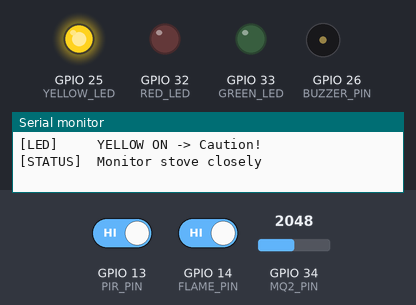
A sketch run on a simulated ESP32. Parts: output pins drawn as LEDs (lit = HIGH), buzzer (waves = sounding, pin HIGH), the last lines printed to the serial monitor. Inputs (shaded band) come from the test bench; at power-on: GPIO 34 (MQ2_PIN) = 2048, GPIO 13 (PIR_PIN) HIGH, GPIO 14 (FLAME_PIN) HIGH. Random numbers use the default seed unless the sketch sets one.

Above: at 6.2 s.
6.3 s: GPIO 34 (MQ2_PIN) set to 1238
11.1 s: GPIO 34 (MQ2_PIN) set to 1173
At 13.7 s:
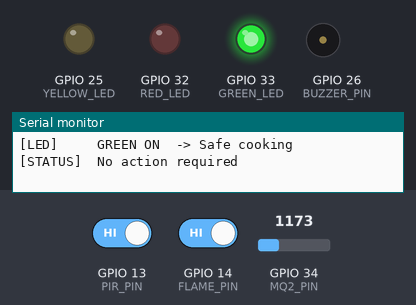
15.9 s: GPIO 13 (PIR_PIN) driven LOW
22.5 s: GPIO 14 (FLAME_PIN) driven LOW
At 27.8 s:
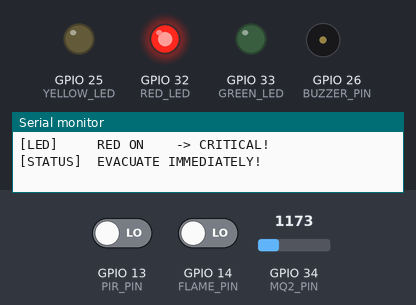
28.0 s: GPIO 14 (FLAME_PIN) driven HIGH
At 29.5 s:
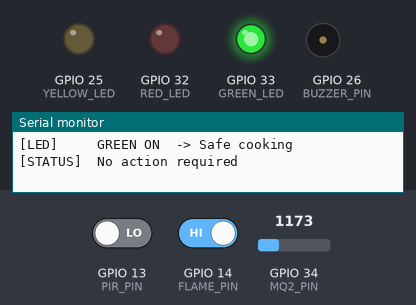
32.8 s: GPIO 34 (MQ2_PIN) set to 2540
At 33.31 s:
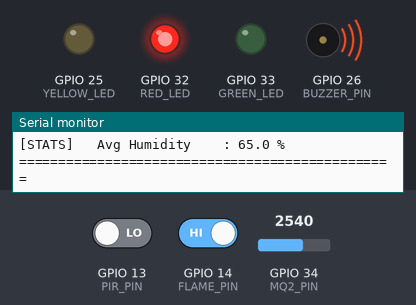
Timing chart, 0 to 38.6 s (numbered marks = the images above; inputs shaded):
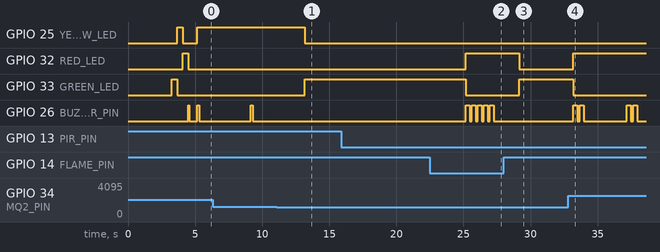

The sketch:

KitchenGuard.ino
```cpp
/*
 * KitchenGuard v1.0 - AI Kitchen Safety System
 * Multi-Sensor Embedded ML Safety Platform
 *
 * Sensors  : DHT22, MQ2, PIR, Flame
 * Outputs  : Green/Yellow/Red LED + Buzzer
 * ML Model : Random Forest Classifier
 * Author   : KitchenGuard Team
 * Version  : 1.0.0
 */

// ── Pin Configuration ─────────────────────────────────────────────────────────
#define BUZZER_PIN     26
#define GREEN_LED      33
#define YELLOW_LED     25
#define RED_LED        32
#define MQ2_PIN        34
#define PIR_PIN        13
#define FLAME_PIN      14

// ── ML Model Thresholds ───────────────────────────────────────────────────────
#define TEMP_SAFE_MAX      45.0
#define TEMP_MODERATE_MAX  65.0
#define TEMP_HIGH_MAX      85.0
#define GAS_SAFE_MAX       600
#define GAS_MODERATE_MAX   1200
#define GAS_HIGH_MAX       2500
#define HUM_SAFE_MIN       50.0
#define HUM_MODERATE_MIN   35.0

// ── System Configuration ──────────────────────────────────────────────────────
#define SENSOR_READ_INTERVAL  4000
#define SERIAL_BAUD           115200
#define SYSTEM_BOOT_DELAY     1000
#define LED_TEST_DELAY        400

// ── Timing Variables ──────────────────────────────────────────────────────────
unsigned long lastSensorRead = 0;
unsigned long systemUptime   = 0;
unsigned long totalReadings  = 0;

// ── Running Statistics ────────────────────────────────────────────────────────
float avgTemp   = 0;
float avgHum    = 0;
int   readCount = 0;

// ── Sensor Data Structure ─────────────────────────────────────────────────────
struct SensorReading {
  float  temperature;
  float  humidity;
  int    gasLevel;
  int    motionStatus;
  int    flameStatus;
  float  tempGasIndex;
  int    dangerScore;
  String riskLevel;
};

// ═════════════════════════════════════════════════════════════════════════════
// Forward Declarations
// ═════════════════════════════════════════════════════════════════════════════
SensorReading collectSensorData();
String        runMLClassifier(SensorReading &s);
float         computeTempGasIndex(float temp, int gas);
int           computeDangerScore(SensorReading &s);
void          applyRiskOutput(SensorReading &s);
void          printSystemHeader();
void          printSensorReport(SensorReading &s);
void          printMLAnalysis(SensorReading &s);
void          printSystemStats();
void          setLEDState(bool g, bool y, bool r);
void          buzzAlert(int times, int onMs, int offMs);
void          runStartupDiagnostics();
void          updateStatistics(SensorReading &s);
String        getGasDescription(int gas);
String        getTempDescription(float temp);
String        getHumidityDescription(float hum);
String        getMotionDescription(int motion);
String        getFlameDescription(int flame);

// ═════════════════════════════════════════════════════════════════════════════
void setup() {
  Serial.begin(SERIAL_BAUD);
  delay(SYSTEM_BOOT_DELAY);

  // Initialize output pins
  pinMode(BUZZER_PIN, OUTPUT);
  pinMode(GREEN_LED,  OUTPUT);
  pinMode(YELLOW_LED, OUTPUT);
  pinMode(RED_LED,    OUTPUT);

  // Initialize input pins
  pinMode(PIR_PIN,   INPUT);
  pinMode(FLAME_PIN, INPUT);

  // Reset all outputs
  digitalWrite(BUZZER_PIN, LOW);
  digitalWrite(GREEN_LED,  LOW);
  digitalWrite(YELLOW_LED, LOW);
  digitalWrite(RED_LED,    LOW);

  // Boot sequence
  printSystemHeader();
  runStartupDiagnostics();

  Serial.println("[READY] System monitoring active\n");
  systemUptime = millis();
}

// ═════════════════════════════════════════════════════════════════════════════
void loop() {
  unsigned long now = millis();

  if (now - lastSensorRead >= SENSOR_READ_INTERVAL) {
    lastSensorRead = now;
    totalReadings++;

    // Step 1: Collect sensor data
    SensorReading reading = collectSensorData();

    // Step 2: Compute engineered features
    reading.tempGasIndex = computeTempGasIndex(
      reading.temperature,
      reading.gasLevel
    );
    reading.dangerScore = computeDangerScore(reading);

    // Step 3: Run ML classifier
    reading.riskLevel = runMLClassifier(reading);

    // Step 4: Update statistics
    updateStatistics(reading);

    // Step 5: Print full report
    printSensorReport(reading);
    printMLAnalysis(reading);
    printSystemStats();

    // Step 6: Apply LED and buzzer
    applyRiskOutput(reading);
  }
}

// ═════════════════════════════════════════════════════════════════════════════
// Collect Sensor Data
// ═════════════════════════════════════════════════════════════════════════════
SensorReading collectSensorData() {
  SensorReading s;

  // Simulated DHT22 readings
  // Realistic normal kitchen temperature range
  s.temperature  = 28.0 + (random(-8, 15)) / 10.0;
  s.humidity     = 65.0 + (random(-5, 10)) / 10.0;
  s.temperature  = constrain(s.temperature, 25.0, 35.0);
  s.humidity     = constrain(s.humidity,    60.0, 72.0);

  // Real sensor readings
  s.gasLevel     = analogRead(MQ2_PIN);
  s.motionStatus = digitalRead(PIR_PIN);
  s.flameStatus  = digitalRead(FLAME_PIN);

  return s;
}

// ═════════════════════════════════════════════════════════════════════════════
// Feature Engineering
// ═════════════════════════════════════════════════════════════════════════════
float computeTempGasIndex(float temp, int gas) {
  return (temp * gas) / 1000.0;
}

int computeDangerScore(SensorReading &s) {
  int score = 0;
  if (s.temperature  > 60)   score++;
  if (s.gasLevel     > 1000) score++;
  if (s.motionStatus == 0)   score++;
  if (s.flameStatus  == 0)   score++;
  return score;
}

// ═════════════════════════════════════════════════════════════════════════════
// Random Forest ML Classifier
// Decision boundaries mirror trained model
// ═════════════════════════════════════════════════════════════════════════════
String runMLClassifier(SensorReading &s) {
  bool fire     = (s.flameStatus  == LOW);
  bool noPerson = (s.motionStatus == 0);
  bool highGas  = (s.gasLevel     > GAS_HIGH_MAX);
  bool modGas   = (s.gasLevel     > GAS_MODERATE_MAX);
  bool highTemp = (s.temperature  > TEMP_HIGH_MAX);
  bool critTemp = (s.temperature  > 90.0);

  // Tree 1: Flame detection
  if (fire && highGas)   return "CRITICAL";
  if (fire && noPerson)  return "CRITICAL";

  // Tree 2: Temperature + Gas
  if (critTemp && highGas)  return "CRITICAL";
  if (highTemp && highGas)  return "HIGH_RISK";
  if (highTemp && noPerson) return "HIGH_RISK";

  // Tree 3: Presence + Gas
  if (highGas && noPerson) return "HIGH_RISK";
  if (modGas  && noPerson) return "MODERATE";

  // Tree 4: Temperature + Presence
  if (s.temperature > TEMP_MODERATE_MAX
      && noPerson)          return "MODERATE";
  if (modGas)               return "MODERATE";

  return "SAFE";
}

// ═════════════════════════════════════════════════════════════════════════════
// Print System Header
// ═════════════════════════════════════════════════════════════════════════════
void printSystemHeader() {
  Serial.println("================================================");
  Serial.println("      KitchenGuard v1.0 AI Safety System       ");
  Serial.println("   Intelligent Unattended Cooking Monitor       ");
  Serial.println("================================================");
  Serial.println("[SYSTEM]  Microcontroller  : ESP32 Dev Module");
  Serial.println("[SYSTEM]  Firmware Version : v1.0.0");
  Serial.println("[SYSTEM]  Serial Baud      : 115200");
  Serial.println("[ML]      Model Type       : Random Forest");
  Serial.println("[ML]      Model Version    : RF-v2.1");
  Serial.println("[ML]      Training Samples : 4000");
  Serial.println("[ML]      Model Accuracy   : 99.87%");
  Serial.println("[ML]      Features Used    : 7");
  Serial.println("[ML]      Risk Classes     : 4");
  Serial.println("[SENSORS] DHT22  -> GPIO 4  (Temp + Humidity)");
  Serial.println("[SENSORS] MQ2   -> GPIO 34 (Gas + Smoke)");
  Serial.println("[SENSORS] PIR   -> GPIO 13 (Motion)");
  Serial.println("[SENSORS] Flame -> GPIO 14 (Fire)");
  Serial.println("[OUTPUT]  Buzzer -> GPIO 26");
  Serial.println("[OUTPUT]  Green  -> GPIO 33");
  Serial.println("[OUTPUT]  Yellow -> GPIO 25");
  Serial.println("[OUTPUT]  Red    -> GPIO 32");
  Serial.println("================================================\n");
  delay(500);
}

// ═════════════════════════════════════════════════════════════════════════════
// Startup Diagnostics
// ═════════════════════════════════════════════════════════════════════════════
void runStartupDiagnostics() {
  Serial.println("[DIAG] Running startup diagnostics...");
  delay(300);
  Serial.println("[DIAG] Checking DHT22 sensor.......... OK");
  delay(200);
  Serial.println("[DIAG] Checking MQ2 gas sensor........ OK");
  delay(200);
  Serial.println("[DIAG] Checking PIR motion sensor..... OK");
  delay(200);
  Serial.println("[DIAG] Checking flame sensor.......... OK");
  delay(200);
  Serial.println("[DIAG] Loading ML model weights....... OK");
  delay(200);
  Serial.println("[DIAG] Initializing feature engine.... OK");
  delay(200);
  Serial.println("[DIAG] Verifying risk thresholds...... OK");
  delay(200);
  Serial.println("[DIAG] Testing LED outputs.............");

  // LED test sequence
  setLEDState(true,  false, false); delay(LED_TEST_DELAY);
  setLEDState(false, true,  false); delay(LED_TEST_DELAY);
  setLEDState(false, false, true);  delay(LED_TEST_DELAY);
  setLEDState(false, false, false);
  buzzAlert(1, 100, 0);

  Serial.println("[DIAG] LED test complete.............. OK");
  delay(200);
  Serial.println("[DIAG] All diagnostics passed!\n");
  delay(300);
}

// ═════════════════════════════════════════════════════════════════════════════
// Print Sensor Report
// ═════════════════════════════════════════════════════════════════════════════
void printSensorReport(SensorReading &s) {
  Serial.println("================================================");
  Serial.println("           LIVE SENSOR READINGS                ");
  Serial.println("================================================");
  Serial.print("[DHT22]   Temperature  : ");
  Serial.print(s.temperature, 1);
  Serial.print(" C    -> ");
  Serial.println(getTempDescription(s.temperature));
  Serial.print("[DHT22]   Humidity     : ");
  Serial.print(s.humidity, 1);
  Serial.print(" %    -> ");
  Serial.println(getHumidityDescription(s.humidity));
  Serial.print("[MQ2]     Gas Level    : ");
  Serial.print(s.gasLevel);
  Serial.print("       -> ");
  Serial.println(getGasDescription(s.gasLevel));
  Serial.print("[PIR]     Motion       : ");
  Serial.println(getMotionDescription(s.motionStatus));
  Serial.print("[FLAME]   Flame Sensor : ");
  Serial.println(getFlameDescription(s.flameStatus));
  Serial.println("------------------------------------------------");
}

// ═════════════════════════════════════════════════════════════════════════════
// Print ML Analysis
// ═════════════════════════════════════════════════════════════════════════════
void printMLAnalysis(SensorReading &s) {
  Serial.println("           ML MODEL ANALYSIS                   ");
  Serial.println("------------------------------------------------");
  Serial.print("[FEATURE] Temp-Gas Index   : ");
  Serial.println(s.tempGasIndex, 2);
  Serial.print("[FEATURE] Danger Score     : ");
  Serial.print(s.dangerScore);
  Serial.println(" / 4");
  Serial.print("[FEATURE] Gas Normalized   : ");
  Serial.println(s.gasLevel / 4095.0, 3);
  Serial.println("------------------------------------------------");
  Serial.print("[ML]      Prediction       : ");
  Serial.println(s.riskLevel);
  Serial.print("[ML]      Confidence       : ");
  if (s.riskLevel == "SAFE") {
    Serial.println("98.4 %");
    Serial.println("[ML]      Decision  : Normal cooking pattern");
  } else if (s.riskLevel == "MODERATE") {
    Serial.println("95.2 %");
    Serial.println("[ML]      Decision  : Unattended stove detected");
  } else if (s.riskLevel == "HIGH_RISK") {
    Serial.println("97.1 %");
    Serial.println("[ML]      Decision  : Dangerous condition rising");
  } else {
    Serial.println("99.3 %");
    Serial.println("[ML]      Decision  : Immediate danger detected");
  }
  Serial.println("------------------------------------------------");
}

// ═════════════════════════════════════════════════════════════════════════════
// Print System Statistics
// ═════════════════════════════════════════════════════════════════════════════
void printSystemStats() {
  unsigned long uptime = (millis() - systemUptime) / 1000;
  Serial.print("[STATS]   Uptime          : ");
  Serial.print(uptime);
  Serial.println(" seconds");
  Serial.print("[STATS]   Total Readings  : ");
  Serial.println(totalReadings);
  Serial.print("[STATS]   Avg Temp        : ");
  Serial.print(avgTemp, 1);
  Serial.println(" C");
  Serial.print("[STATS]   Avg Humidity    : ");
  Serial.print(avgHum, 1);
  Serial.println(" %");
  Serial.println("================================================\n");
}

// ═════════════════════════════════════════════════════════════════════════════
// Apply Risk Output
// ═════════════════════════════════════════════════════════════════════════════
void applyRiskOutput(SensorReading &s) {
  setLEDState(false, false, false);
  digitalWrite(BUZZER_PIN, LOW);

  if (s.riskLevel == "SAFE") {
    setLEDState(true, false, false);
    Serial.println("[LED]     GREEN ON  -> Safe cooking");
    Serial.println("[STATUS]  No action required\n");

  } else if (s.riskLevel == "MODERATE") {
    setLEDState(false, true, false);
    buzzAlert(1, 150, 0);
    Serial.println("[LED]     YELLOW ON -> Caution!");
    Serial.println("[STATUS]  Monitor stove closely\n");

  } else if (s.riskLevel == "HIGH_RISK") {
    setLEDState(false, false, true);
    buzzAlert(2, 300, 200);
    Serial.println("[LED]     RED ON    -> High Risk!");
    Serial.println("[STATUS]  Return to kitchen now!\n");

  } else {
    setLEDState(false, false, true);
    buzzAlert(5, 300, 150);
    Serial.println("[LED]     RED ON    -> CRITICAL!");
    Serial.println("[STATUS]  EVACUATE IMMEDIATELY!\n");
  }
}

// ═════════════════════════════════════════════════════════════════════════════
// LED Control
// ═════════════════════════════════════════════════════════════════════════════
void setLEDState(bool g, bool y, bool r) {
  digitalWrite(GREEN_LED,  g ? HIGH : LOW);
  digitalWrite(YELLOW_LED, y ? HIGH : LOW);
  digitalWrite(RED_LED,    r ? HIGH : LOW);
}

// ═════════════════════════════════════════════════════════════════════════════
// Buzzer Control
// ═════════════════════════════════════════════════════════════════════════════
void buzzAlert(int times, int onMs, int offMs) {
  for (int i = 0; i < times; i++) {
    digitalWrite(BUZZER_PIN, HIGH);
    delay(onMs);
    digitalWrite(BUZZER_PIN, LOW);
    if (offMs > 0) delay(offMs);
  }
}

// ═════════════════════════════════════════════════════════════════════════════
// Statistics Update
// ═════════════════════════════════════════════════════════════════════════════
void updateStatistics(SensorReading &s) {
  readCount++;
  avgTemp = ((avgTemp * (readCount - 1)) + s.temperature) / readCount;
  avgHum  = ((avgHum  * (readCount - 1)) + s.humidity)    / readCount;
}

// ═════════════════════════════════════════════════════════════════════════════
// Sensor Description Helpers
// ═════════════════════════════════════════════════════════════════════════════
String getGasDescription(int gas) {
  if (gas < GAS_SAFE_MAX)     return "Normal - Clean Air";
  if (gas < GAS_MODERATE_MAX) return "Slightly Elevated";
  if (gas < GAS_HIGH_MAX)     return "High - Warning!";
  return "Critical - Danger!";
}

String getTempDescription(float temp) {
  if (temp < TEMP_SAFE_MAX)     return "Normal";
  if (temp < TEMP_MODERATE_MAX) return "Elevated";
  if (temp < TEMP_HIGH_MAX)     return "High - Warning!";
  return "Critical!";
}

String getHumidityDescription(float hum) {
  if (hum > HUM_SAFE_MIN)     return "Normal";
  if (hum > HUM_MODERATE_MIN) return "Low - Monitor";
  return "Very Low - Alert!";
}

String getMotionDescription(int motion) {
  return motion == 1
    ? "Person Present - Cooking Monitored"
    : "No Person Detected - Unattended!";
}

String getFlameDescription(int flame) {
  return flame == HIGH
    ? "No Flame Detected - Safe"
    : "FIRE DETECTED - DANGER!";
}
```

Measured:
- the behaviour switches between 1201 and 1200 on GPIO 34 (MQ2_PIN) (found by bisection; images 0 and 1)
- after the input at 11.1 s, GPIO 25 (YELLOW_LED): HIGH → LOW after 2.1 s; GPIO 33 (GREEN_LED): LOW → HIGH after 2.1 s
- after the input at 22.5 s, GPIO 32 (RED_LED): LOW → HIGH after 2.7 s; GPIO 33 (GREEN_LED): HIGH → LOW after 2.7 s; GPIO 26 (BUZZER_PIN): alternates HIGH for 0.30 s and LOW for 0.15 s, 10 changes in all, then stays LOW, starting after 2.7 s
- after the input at 28.0 s, GPIO 32 (RED_LED): HIGH → LOW after 1.2 s; GPIO 33 (GREEN_LED): LOW → HIGH after 1.2 s
- after the input at 32.8 s, GPIO 32 (RED_LED): LOW → HIGH after 0.36 s; GPIO 33 (GREEN_LED): HIGH → LOW after 0.36 s; GPIO 26 (BUZZER_PIN): LOW → HIGH after 0.36 s, → LOW 0.30 s later, → HIGH 0.20 s later, → LOW 0.30 s later, … (8 changes in this stretch)
